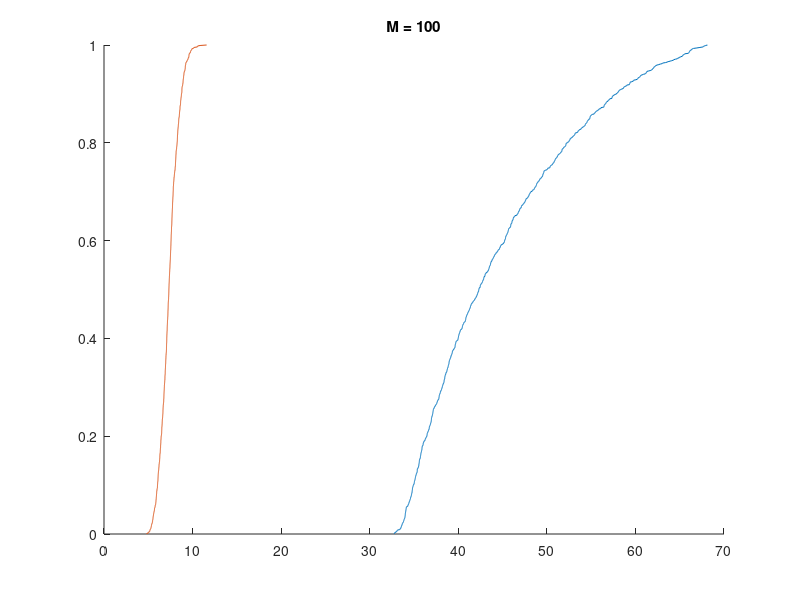
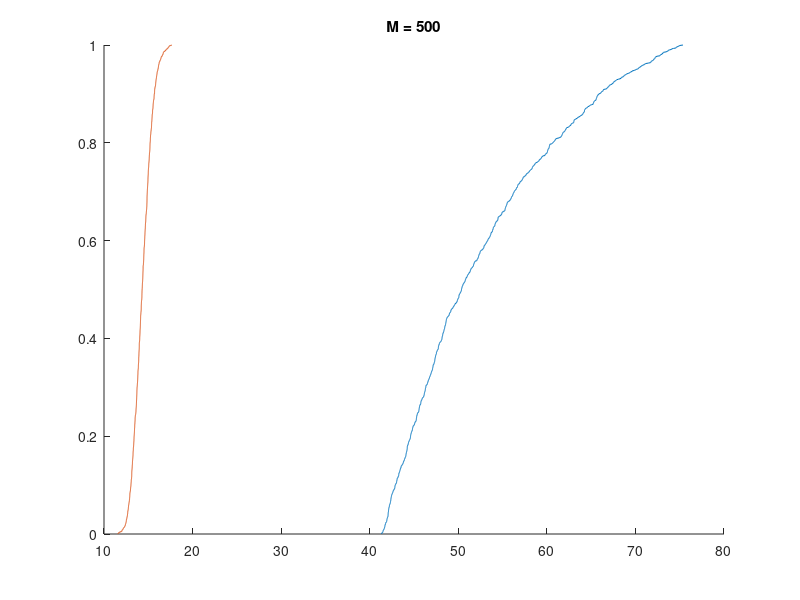

Write MATLAB code to recreate these figures, in order.
clear;

%% System Parameters
r = 2000;               % meters
r_min = 200;            % meters    
rho = 3.4;              % path loss coefficient
K = 20;                 % number of users
noise_power = -100;     % noise power at each antenna and UE in dBm
noise_power_lin = 10^(noise_power/10);
max_iter = 1000;
P0 = 40;                % total transmit power in DL from BS (dBm)
P0_lin = 10^(P0/10);
PDk_lin = P0_lin/K;

%% beamforming
% Initialization
M_range = [100, 500];
SINR_ZF_DL = zeros(max_iter, length(M_range));
SINR_MRC_DL = zeros(max_iter, length(M_range));

for M = M_range
    for iter = 1:max_iter
        V_MRC = zeros(M,K); % MRC beamforming vectors;
        V_ZF = zeros(M,K); % ZF beamforming vectors;
        % generate channels
        H = zeros(M,K);
        D = zeros(K);
        for k = 1:K
            dk = 200+1800*rand; % generate distance between UE-k and BS uniformly between 200 and 2000
            H(:,k) = sqrt(dk^(-rho)) * sqrt(1/2)*(randn(M,1) + 1j* randn(M,1));
            D(k,k) = dk^(-rho);
            
            V_MRC(:,k)= conj(H(:,k))/norm(H(:,k));
        end
        
        % ZF beamforming vectors
        G = H*(inv(H'*H));
        for k = 1:K
            V_ZF(:,k) = G(:,k)/ norm(G(:,k));
        end
              
        % SINR for MRC
        DL_int = 0;% interference to UE-1 signal in downlink
        for l = 2:K
            DL_int = DL_int + PDk_lin*abs(H(:,1).'*V_MRC(:,l))^2;
        end
        SINR_MRC_DL(iter, M==M_range) = PDk_lin* norm(H(:,1))^2 /(DL_int + noise_power_lin);
        
        % SINR for zero forcing
        SINR_ZF_DL(iter, M==M_range) = PDk_lin* abs(V_ZF(:,1)'* H(:,1))^2 / noise_power_lin;
    end
end


M = 100;
figure(6); hold on;
[F,X] = ecdf(SINR_ZF_DL(:,M==M_range));
plot(10*log10(X),F);
[F,X] = ecdf(SINR_MRC_DL(:,M==M_range));
plot(10*log10(X),F);
title("M = 100")


M = 500;
figure(7); hold on;
[F,X] = ecdf(SINR_ZF_DL(:,M==M_range));
plot(10*log10(X),F);
[F,X] = ecdf(SINR_MRC_DL(:,M==M_range));
plot(10*log10(X),F);
title("M = 500")

